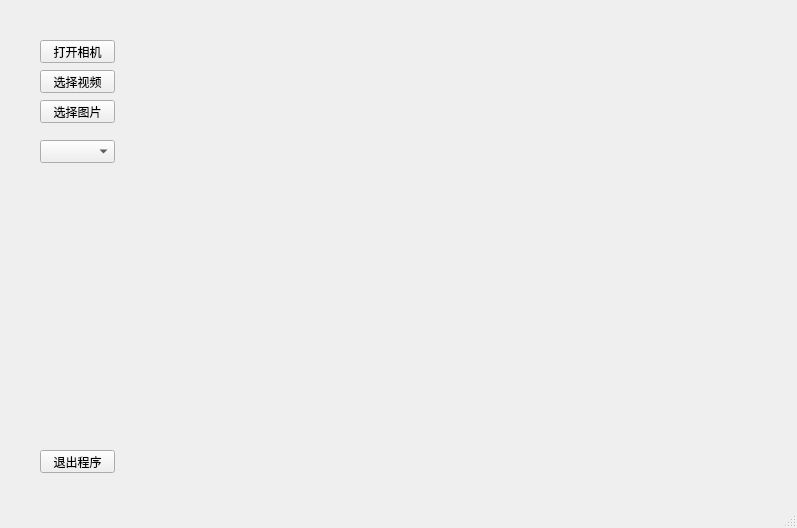
<?xml version="1.0" encoding="UTF-8"?>
<ui version="4.0">
 <class>MainWindow</class>
 <widget class="QMainWindow" name="MainWindow">
  <property name="geometry">
   <rect>
    <x>0</x>
    <y>0</y>
    <width>797</width>
    <height>528</height>
   </rect>
  </property>
  <property name="windowTitle">
   <string>MainWindow</string>
  </property>
  <widget class="QWidget" name="centralwidget">
   <widget class="QPushButton" name="camera">
    <property name="geometry">
     <rect>
      <x>40</x>
      <y>40</y>
      <width>75</width>
      <height>23</height>
     </rect>
    </property>
    <property name="text">
     <string>打开相机</string>
    </property>
   </widget>
   <widget class="QPushButton" name="video">
    <property name="geometry">
     <rect>
      <x>40</x>
      <y>70</y>
      <width>75</width>
      <height>23</height>
     </rect>
    </property>
    <property name="text">
     <string>选择视频</string>
    </property>
   </widget>
   <widget class="QPushButton" name="figure">
    <property name="geometry">
     <rect>
      <x>40</x>
      <y>100</y>
      <width>75</width>
      <height>23</height>
     </rect>
    </property>
    <property name="text">
     <string>选择图片</string>
    </property>
   </widget>
   <widget class="QLabel" name="label">
    <property name="geometry">
     <rect>
      <x>150</x>
      <y>0</y>
      <width>640</width>
      <height>480</height>
     </rect>
    </property>
    <property name="text">
     <string/>
    </property>
   </widget>
   <widget class="QPushButton" name="exit">
    <property name="geometry">
     <rect>
      <x>40</x>
      <y>450</y>
      <width>75</width>
      <height>23</height>
     </rect>
    </property>
    <property name="text">
     <string>退出程序</string>
    </property>
   </widget>
   <widget class="QComboBox" name="mode">
    <property name="geometry">
     <rect>
      <x>40</x>
      <y>140</y>
      <width>75</width>
      <height>23</height>
     </rect>
    </property>
    <property name="editable">
     <bool>false</bool>
    </property>
   </widget>
  </widget>
  <widget class="QMenuBar" name="menubar">
   <property name="geometry">
    <rect>
     <x>0</x>
     <y>0</y>
     <width>797</width>
     <height>23</height>
    </rect>
   </property>
  </widget>
  <widget class="QStatusBar" name="statusbar"/>
 </widget>
 <resources/>
 <connections/>
</ui>
